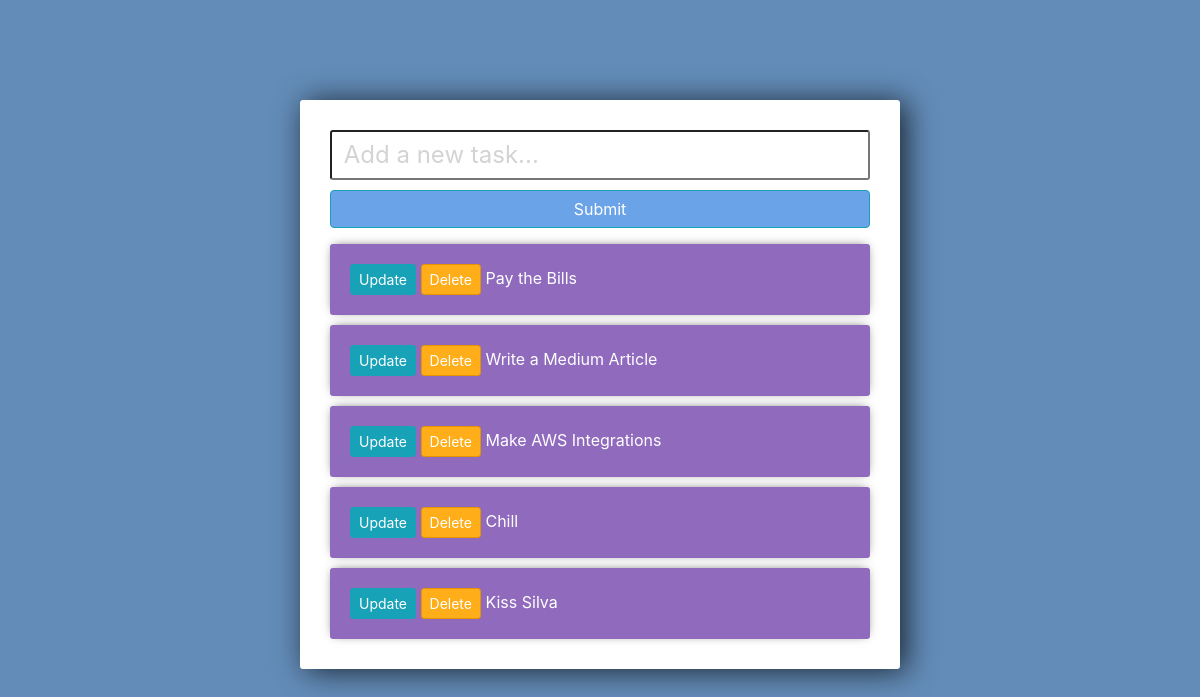
The app's page /, older data.
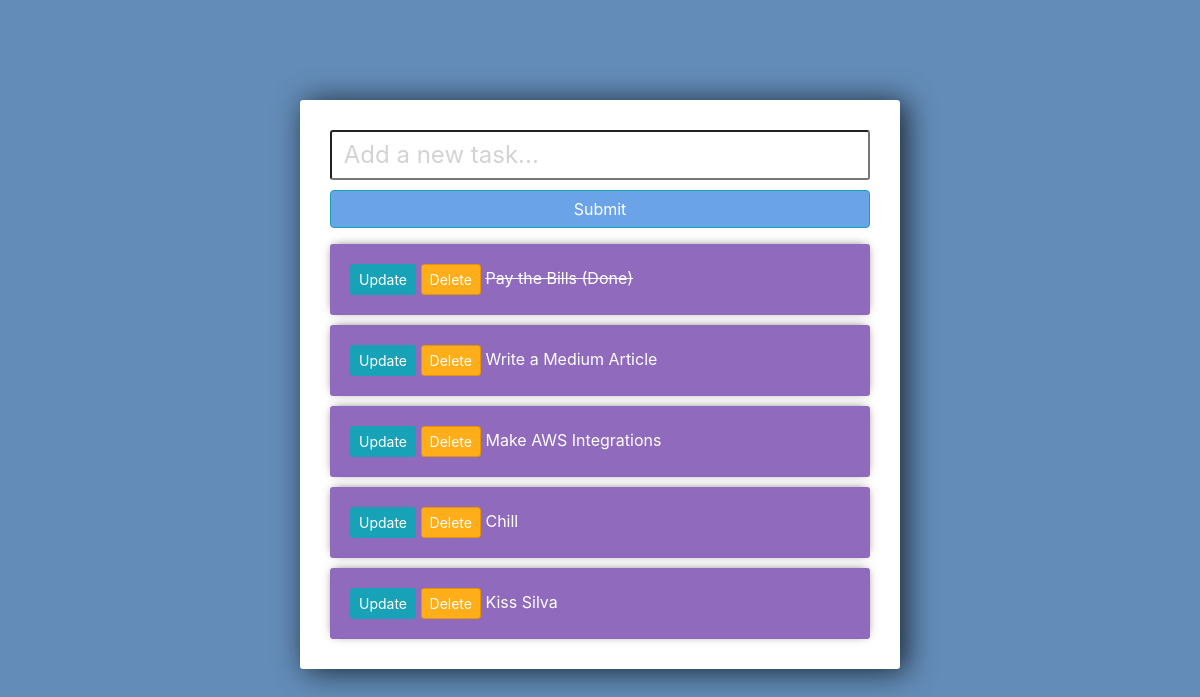
The same page, newer data.
### tasks/models.py (models this page shows)
class Task(models.Model):
    title = models.CharField(max_length=200)
    completed = models.BooleanField(default=False)
    creation_date = models.DateTimeField(auto_now_add=True)
    def __str__(self):
        return self.title

### tasks/views.py (the view)
# urls.py: path('', views.index, name='list'),
def index(request):
    tasks = Task.objects.all()
    form = TaskForm()
    if request.method == 'POST':
        form = TaskForm(request.POST)
        if form.is_valid():
            form.save()
        return redirect('/')
    context = {'tasks':tasks , 'form':form}
    return render(request, 'tasks/list.html', context)

### tasks/forms.py
class TaskForm(forms.ModelForm):
	title= forms.CharField(widget= forms.TextInput(attrs={'placeholder':' Add a new task...','class':'myfieldclass'}))
	class Meta:
		model = Task
		fields = '__all__'

### tasks/templates/tasks/list.html (shortened to what this page needs)
<link rel="stylesheet" href="https://stackpath.bootstrapcdn.com/bootstrap/4.3.1/css/bootstrap.min.css">
<div class="center-column">
    <form method='POST' action='/'>
        {{form.title}}
        <input class="btn btn-info submit" type="submit" name="Create Task">
    </form>
    <div>
        {% for task in tasks %}
            <div class="item-row">
                <a class="btn btn-info btn-sm" href="{% url 'update_task' task.id %}">Update</a>
                <a class="btn btn-danger btn-sm" href="{% url 'delete' task.id %}">Delete</a>
                {% if task.completed == True %}
                    <strike>{{task}}</strike>
                {% else %}
                    <span>{{task}}</span>
                {% endif %}
            </div>
        {% endfor %}
    </div>
</div>

### tasks/templates/tasks/list.html (style rules this page uses)
input::placeholder { color: #D3D3D3; }
.submit { background-color: #6BA3E8; display: block; width: 540px; margin-left: 10px; }
.myfieldclass { display: block; margin-left: 10px; width: 540px; border-radius: 3px; margin: 10px; padding: 5px; font-size: 1.5rem; }
.center-column { width: 600px; margin: 100px auto; padding: 20px; background-color: #FFF; border-radius: 3px; box-shadow: 6px 2px 30px 0px rgba(0, 0, 0, 0.75); }
.item-row { background-color: #906ABD; margin: 10px; padding: 20px; border-radius: 3px; color: #FFF; font-size: 16px; box-shadow: 0px -1px 10px -4px rgba(0, 0, 0, 0.75); }
.btn-danger { background-color: #FFAE19; border-color: #E59400; }

Row changes from the older to the newer data that the page shows:
changed Task: completed False → True (drawn); title "Pay the Bills" → "Pay the Bills (Done)"
